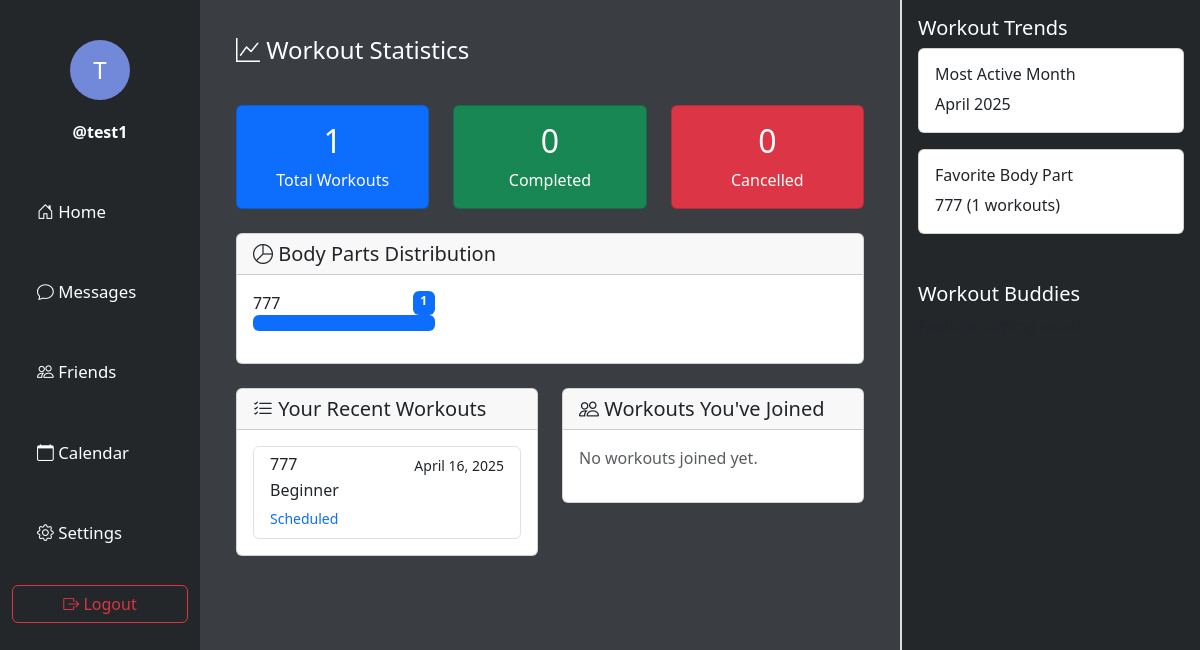
The app's page /stats/ (signed in), older data.
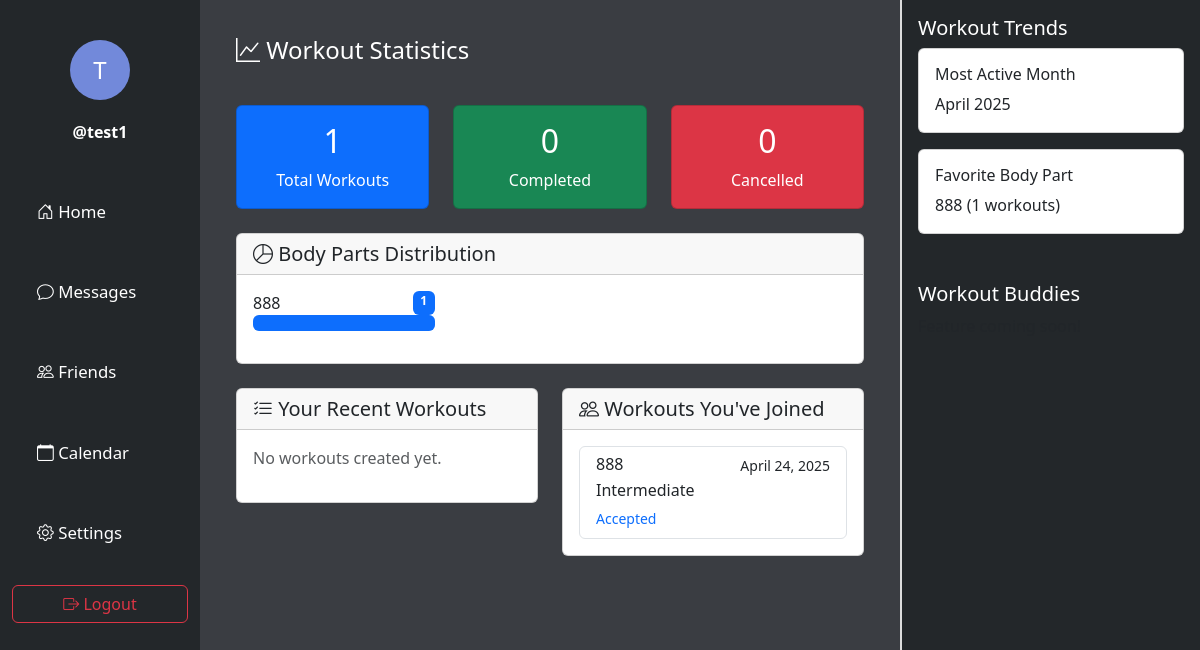
The same page, newer data.
### main/models.py (models this page shows, shortened)
class User(AbstractUser):
    name = models.CharField(max_length=200, null=True)
    email = models.EmailField(unique=True, null=True)
    bio = models.TextField(null=True)
    avatar = models.ImageField(null=True, default="avatar.svg")
    profile_picture = models.ImageField(upload_to='profile_images/', null=True, blank=True)
    groups = models.ManyToManyField(
        'auth.Group',
        related_name='main_user_set',
        blank=True,
        help_text='The groups this user belongs to.',
        verbose_name='groups',
    )
    user_permissions = models.ManyToManyField(
        'auth.Permission',
        related_name='main_user_set',
        blank=True,
        help_text='Specific permissions for this user.',
        verbose_name='user permissions',
    )
    USERNAME_FIELD = 'email'
    REQUIRED_FIELDS = ['username']  # Username is required for AbstractUser
    class Meta:
        app_label = 'main'
        db_table = 'main_user'

class WorkoutRequest(models.Model):
    user = models.ForeignKey(settings.AUTH_USER_MODEL, on_delete=models.CASCADE, related_name="workout_requests")
    date = models.DateField()
    time = models.TimeField()
    body_part = models.CharField(max_length=100)
    experience_level = models.CharField(max_length=50, choices=[('Beginner', 'Beginner'), ('Intermediate', 'Intermediate'), ('Advanced', 'Advanced')])
    max_participants = models.PositiveIntegerField(default=2, validators=[MinValueValidator(2)])
    current_participants = models.IntegerField(default=1)
    is_full = models.BooleanField(default=False)
    is_past = models.BooleanField(default=False)
    created_at = models.DateTimeField(auto_now_add=True)
    updating_participants = models.BooleanField(default=False)

class WorkoutInvitation(models.Model):
    STATUS_CHOICES = [
        ('pending', 'Pending'),
        ('accepted', 'Accepted'),
        ('declined', 'Declined'),
        ('cancelled', 'Cancelled'),
        ('completed', 'Completed'),
        ('missed', 'Missed'),
    ]
    workout_request = models.ForeignKey(WorkoutRequest, on_delete=models.CASCADE, related_name='workout_invitations')
    sender = models.ForeignKey(settings.AUTH_USER_MODEL, related_name='sent_workout_invitations', on_delete=models.CASCADE)
    receiver = models.ForeignKey(settings.AUTH_USER_MODEL, related_name='received_workout_invitations', on_delete=models.CASCADE)
    message = models.ForeignKey(Message, on_delete=models.CASCADE, related_name='workout_invitation', null=True, blank=True)
    status = models.CharField(max_length=20, choices=STATUS_CHOICES, default='pending')
    created_at = models.DateTimeField(auto_now_add=True)
    updated_at = models.DateTimeField(auto_now=True)
    class Meta:
        ordering = ['-created_at']

### main/views.py (the view)
# urls.py: path('stats/', views.workout_stats, name='workout_stats'),
@login_required(login_url='login')
def workout_stats(request):
    created_workouts = WorkoutRequest.objects.filter(
        user=request.user
    ).order_by('-date')
    participated_workouts = WorkoutInvitation.objects.filter(
        receiver=request.user,
        status__in=['accepted', 'completed', 'cancelled']
    ).select_related('workout_request').order_by('-created_at')
    total_workouts = created_workouts.count() + participated_workouts.count()
    completed_created = created_workouts.filter(is_past=True).count()
    completed_participated = participated_workouts.filter(status='completed').count()
    total_completed = completed_created + completed_participated
    cancelled_created = WorkoutRequest.objects.filter(
        user=request.user,
        workout_invitations__status='cancelled'
    ).distinct().count()
    cancelled_participated = participated_workouts.filter(status='cancelled').count()
    total_cancelled = cancelled_created + cancelled_participated
    body_parts_data = {}
    for part in created_workouts.values('body_part').annotate(count=Count('body_part')):
        body_parts_data[part['body_part']] = part['count']
    for part in participated_workouts.values('workout_request__body_part').annotate(count=Count('workout_request__body_part')):
        part_name = part['workout_request__body_part']
        if part_name:
            body_parts_data[part_name] = body_parts_data.get(part_name, 0) + part['count']
    body_parts = [{"name": k, "count": v} for k, v in body_parts_data.items()]
    body_parts.sort(key=lambda x: x['count'], reverse=True)
    context = {
        'total_workouts': total_workouts,
        'total_completed': total_completed,
        'total_cancelled': total_cancelled,
        'body_parts': body_parts,
        'created_workouts': created_workouts[:10],  # Show the last 10 workouts
        'participated_workouts': participated_workouts[:10],  # Show the last 10 workouts
    }
    return render(request, 'stats.html', context)

### templates/stats.html (shortened to what this page needs)
<!DOCTYPE html>
{% extends 'main.html' %}
{% load static %}
{% block content %}
<div class="container-fluid">
    <div class="row">
        <div class="col-2 left-column">
            {% include 'partials/sidebar.html' %}
        </div>
        <div class="col-7 center-column">
            <h4 class="p-3"><i class="bi bi-graph-up"></i> Workout Statistics</h4>
            <div class="p-3">
                <div class="row mb-4">
                    <div class="col-md-4">
                        <div class="card bg-primary text-white">
                            <div class="card-body text-center">
                                <h2 class="card-title">{{ total_workouts }}</h2>
                                <p class="card-text">Total Workouts</p>
                            </div>
                        </div>
                    </div>
                    <div class="col-md-4">
                        <div class="card bg-success text-white">
                            <div class="card-body text-center">
                                <h2 class="card-title">{{ total_completed }}</h2>
                                <p class="card-text">Completed</p>
                            </div>
                        </div>
                    </div>
                    <div class="col-md-4">
                        <div class="card bg-danger text-white">
                            <div class="card-body text-center">
                                <h2 class="card-title">{{ total_cancelled }}</h2>
                                <p class="card-text">Cancelled</p>
                            </div>
                        </div>
                    </div>
                </div>
                <div class="row mb-4">
                    <div class="col-12">
                        <div class="card">
                            <div class="card-header">
                                <h5 class="mb-0"><i class="bi bi-pie-chart"></i> Body Parts Distribution</h5>
                            </div>
                            <div class="card-body">
                                {% if body_parts %}
                                    <div class="row">
                                        {% for part in body_parts %}
                                            <div class="col-md-4 mb-3">
                                                <div class="d-flex justify-content-between">
                                                    <span>{{ part.name }}</span>
                                                    <span class="badge bg-primary">{{ part.count }}</span>
                                                </div>
                                                <div class="progress">
                                                    <div class="progress-bar" role="progressbar"
                                                         style="width: {% widthratio part.count total_workouts 100 %}%"
                                                         aria-valuenow="{{ part.count }}" aria-valuemin="0"
                                                         aria-valuemax="{{ total_workouts }}">
                                                    </div>
                                                </div>
                                            </div>
                                        {% endfor %}
                                    </div>
                                {% else %}
                                    <p class="text-muted">No workout data available yet.</p>
                                {% endif %}
                            </div>
                        </div>
                    </div>
                </div>
                <div class="row">
                    <div class="col-md-6">
                        <div class="card mb-4">
                            <div class="card-header">
                                <h5 class="mb-0"><i class="bi bi-list-check"></i> Your Recent Workouts</h5>
                            </div>
                            <div class="card-body">
                                <div class="list-group">
                                    {% for workout in created_workouts %}
                                        <div class="list-group-item list-group-item-action">
                                            <div class="d-flex justify-content-between">
                                                <h6 class="mb-1">{{ workout.body_part }}</h6>
                                                <small>{{ workout.date }}</small>
                                            </div>
                                            <p class="mb-1">{{ workout.experience_level }}</p>
                                            <small class="text-muted">
                                                {% if workout.is_past %}
                                                    <span class="text-success">Completed</span>
                                                {% else %}
                                                    <span class="text-primary">Scheduled</span>
                                                {% endif %}
                                            </small>
                                        </div>
                                    {% empty %}
                                        <p class="text-muted">No workouts created yet.</p>
                                    {% endfor %}
                                </div>
                            </div>
                        </div>
                    </div>
                    <div class="col-md-6">
                        <div class="card mb-4">
                            <div class="card-header">
                                <h5 class="mb-0"><i class="bi bi-people"></i> Workouts You've Joined</h5>
                            </div>
                            <div class="card-body">
                                <div class="list-group">
                                    {% for invite in participated_workouts %}
                                        <div class="list-group-item list-group-item-action">
                                            <div class="d-flex justify-content-between">
                                                <h6 class="mb-1">{{ invite.workout_request.body_part }}</h6>
                                                <small>{{ invite.workout_request.date }}</small>
                                            </div>
                                            <p class="mb-1">{{ invite.workout_request.experience_level }}</p>
                                            <small class="text-muted">
                                                {% if invite.status == 'completed' %}
                                                    <span class="text-success">Completed</span>
                                                {% elif invite.status == 'cancelled' %}
                                                    <span class="text-danger">Cancelled</span>
                                                {% else %}
                                                    <span class="text-primary">{{ invite.status|title }}</span>
                                                {% endif %}
                                            </small>
                                        </div>
                                    {% empty %}
                                        <p class="text-muted">No workouts joined yet.</p>
                                    {% endfor %}
                                </div>
                            </div>
                        </div>
                    </div>
                </div>
            </div>
        </div>
        <div class="col-3 right-column">
            <div class="right-top p-3">
                <h5>Workout Trends</h5>
                <div class="card mb-3">
                    <div class="card-body">
                        <h6 class="card-title">Most Active Month</h6>
                        <p class="card-text">
                            {% if total_workouts > 0 %}
                                April 2025
                            {% else %}
                                Not enough data
                            {% endif %}
                        </p>
                    </div>
                </div>
                <div class="card mb-3">
                    <div class="card-body">
                        <h6 class="card-title">Favorite Body Part</h6>
                        <p class="card-text">
                            {% if body_parts %}
                                {{ body_parts.0.name }} ({{ body_parts.0.count }} workouts)
                            {% else %}
                                Not enough data
                            {% endif %}
                        </p>
                    </div>
                </div>
            </div>
            <div class="right-bottom p-3">
                <h5>Workout Buddies</h5>
                <p class="text-muted">Feature coming soon!</p>
            </div>
        </div>
    </div>
</div>
{% endblock %}

### templates/main.html (shortened to what this page needs)
<!DOCTYPE html>
<html lang="en">
<head>
    <link href="https://cdn.jsdelivr.net/npm/bootstrap@5.3.0/dist/css/bootstrap.min.css" rel="stylesheet">
    <link rel="stylesheet" href="https://cdn.jsdelivr.net/npm/bootstrap-icons@1.10.0/font/bootstrap-icons.css">
</head>
<body>
    {% block content %}
    {% endblock %}
</body>
</html>

### templates/partials/sidebar.html (shortened to what this page needs)
    {% if user.is_authenticated %}
        <div class="profile-section text-center">
            {% if user.profile_picture %}
                <img src="{{ user.profile_picture.url }}" alt="{{ user.username }}" class="profile-picture" style="width: 60px; height: 60px; border-radius: 50%; object-fit: cover;">
            {% else %}
                <div class="profile-circle">
                    <a href="{% url 'profile' user.username %}">{{ user.username.0|upper }}</a>
                </div>
            {% endif %}
            <div class="username-section fw-semibold"><a href="{% url 'profile' user.username %}">@{{ user.username }}</a></div>
        </div>
        <ul class="nav flex-column">
            <li class="nav-item">
                <a href="{% url 'index' %}" class="nav-link {% if request.path == '/' %}active{% endif %}">
                    <i class="bi bi-house-door"></i> Home
                </a>
            </li>
            <li class="nav-item">
                <a href="{% url 'inbox' %}" class="nav-link {% if 'inbox' in request.path or 'conversation' in request.path %}active{% endif %}">
                    <i class="bi bi-chat"></i> Messages
                </a>
            </li>
            <li class="nav-item">
                <a href="{% url 'friend_list' %}" class="nav-link {% if 'friends' in request.path %}active{% endif %}">
                    <i class="bi bi-people"></i> Friends
                </a>
            </li>
            <li class="nav-item">
                <a href="{% url 'calendar' %}" class="nav-link {% if 'calendar' in request.path %}active{% endif %}">
                    <i class="bi bi-calendar"></i> Calendar
                </a>
            </li>
            <li class="nav-item">
                <a href="{% url 'settings' %}" class="nav-link {% if 'settings' in request.path %}active{% endif %}">
                    <i class="bi bi-gear"></i> Settings
                </a>
            </li>
        </ul>
        <div class="logout-button text-center">
            <a href="{% url 'logout' %}" class="btn btn-outline-danger w-100">
                <i class="bi bi-box-arrow-right"></i> Logout
            </a>
        </div>
    {% endif %}

Row changes from the older to the newer data that the page shows:
removed WorkoutRequest: body_part "777", date "April 16, 2025", experience_level "Beginner", is_past "Scheduled"
added WorkoutInvitation: workout_request.body_part "888", workout_request "April 24, 2025", workout_request.experience_level "Intermediate", status "Accepted"
Text that changed along with them:
{{ body_parts.0.name }}: "777" → "888"
new list line: "888 1"
text no longer shown: "No workouts joined yet."
text now shown: "No workouts created yet."
list line gone: "777 1"
